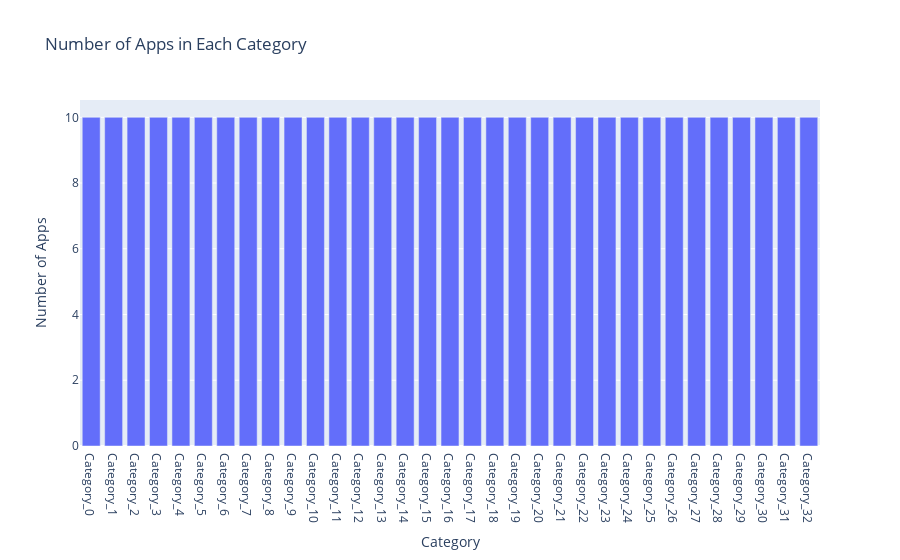

The code cell stored with this chart in its notebook:
### Markdown cell above
**3. Exploring app categories:**

With more than 1 billion active users in 190 countries around the world, Google Play continues to be an important distribution platform to build a global audience. For businesses to get their apps in front of users, it's important to make them more quickly and easily discoverable on Google Play. To improve the overall search experience, Google has introduced the concept of grouping apps into categories.

This brings us to the following questions:


*   Which category has the highest share of (active) apps in the market?
*   Is any specific category dominating the market?
*   Which categories have the fewest number of apps?

We will see that there are 33 unique app categories present in our dataset. Family and Game apps have the highest market prevalence. Interestingly, Tools, Business and Medical apps are also at the top.

### Code cell
import pandas as pd
import plotly.offline as pyo
import plotly.graph_objs as go

# Simulating a DataFrame with 33 unique categories
categories = [f'Category_{i}' for i in range(33)]  # Create 33 category names
apps = pd.DataFrame({
    'Category': categories * 10  # Each category repeated 10 times (total 330 rows)
})

# Print the total number of unique categories
num_categories = len(set(apps['Category']))
print('Number of categories = ', num_categories)  # This should print 33

# Count the number of apps in each 'Category' and sort them for easier plotting
num_apps_in_category = apps['Category'].value_counts().sort_values(ascending=False)

# Create the bar plot
data = [go.Bar(
        x=num_apps_in_category.index,  # Category names
        y=num_apps_in_category.values  # Number of apps in each category
)]

layout = go.Layout(
    title='Number of Apps in Each Category',
    xaxis=dict(title='Category'),
    yaxis=dict(title='Number of Apps')
)

fig = go.Figure(data=data, layout=layout)

# Plot the figure offline
pyo.iplot(fig)

### Figure 1 — Plotly figure (JSON) as saved in the notebook; plotly's stock layout.template omitted (floating-point values rounded to 4 significant figures)
{"data": [{"x": ["Category_0", "Category_1", "Category_2", "Category_3", "Category_4", "Category_5", "Category_6", "Category_7", "Category_8", "Category_9", "Category_10", "Category_11", "Category_12", "Category_13", "Category_14", "Category_15", "Category_16", "Category_17", "Category_18", "Category_19", "Category_20", "Category_21", "Category_22", "Category_23", "Category_24", "Category_25", "Category_26", "Category_27", "Category_28", "Category_29", "Category_30", "Category_31", "Category_32"], "y": [10, 10, 10, 10, 10, 10, 10, 10, 10, 10, 10, 10, 10, 10, 10, 10, 10, 10, 10, 10, 10, 10, 10, 10, 10, 10, 10, 10, 10, 10, 10, 10, 10], "type": "bar"}], "layout": {"title": {"text": "Number of Apps in Each Category"}, "xaxis": {"title": {"text": "Category"}}, "yaxis": {"title": {"text": "Number of Apps"}}}}
